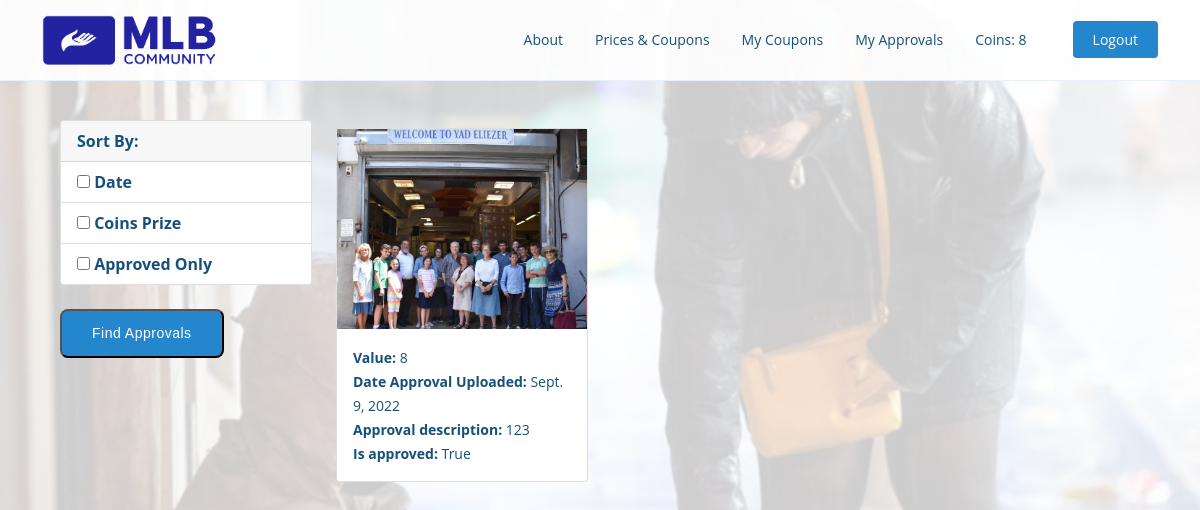
Page /my_approvals (signed in) on the committed database.
### myapp/models.py (models this page shows, shortened)
class UserExtend(models.Model):
    user = OneToOneField(User, on_delete=models.CASCADE)
    coins = IntegerField()
    coupons_list = CharField(max_length=1000000, null=True, blank=True)
    coupons_counter = IntegerField(default=0)
    date_list = CharField(max_length=1000000, null=True, blank=True)
    store_list = CharField(max_length=1000000, null=True, blank=True)
    approvals = ForeignKey('UserApproval',on_delete=models.SET_NULL, null=True, blank=True)

class UserApproval(models.Model):
    date = DateField(default=date.today)
    description = CharField(blank=True, max_length=250, null=True)
    image = ImageField(upload_to="files/", null=True, blank=True)
    is_approved = BooleanField(default=None, blank=True, null=True)
    value = IntegerField(blank=True, default=0)
    user = ForeignKey(UserExtend, on_delete=models.SET_NULL, null=True, blank=True)

### myapp/views.py (the view, shortened to what this page needs)
# urls.py: path('my_approvals', views.myApprovals, name='my_approvals'),
def myApprovals(request):
    extendedUsers = UserExtend.objects.all()
    approvedPosts = UserApproval.objects.all()
    for e in extendedUsers:
        if e.user.username == request.user.username:
            extended = e
    approvedPostsFiltered = approvedPosts.filter(user=extended)
    return render(request, 'templates/my_approvals.html',
                  {'approvedPostsFiltered': approvedPostsFiltered, 'extendedUsers': extendedUsers})

### templates/my_approvals.html (shortened to what this page needs)
{% load static %}
<!DOCTYPE html>
<html lang="en">
<head>
    <link href="{% static 'newStyleGallery.css' %}" rel="stylesheet">
    <link href="{% static 'newStyleGalleryExtra.css' %}" rel="stylesheet">
</head>
<header id="header" class="fixed-top">
    <div class="container d-flex align-items-center justify-content-between">
        <a href="/" class="logo"><img src="/files/files/MLBLogo.png" alt="" class="img-fluid" height="100"></a>
        {% include  "navbar.html" %}
    </div>
</header>
<br><br><br>
<body class="m-5">
    <form method="POST">
<div class="container">
    <div class="row">
        <div class="col-md-3">
            <div class="card">
                <div class="card-header" STYLE="color: #16507b;">
                    <b>Sort By:</b>
                </div>
                <ul class="list-group list-group-flush">
                <form method="POST">
                <li class=" list-group-item">
                <input type="checkbox" name='date' id="date">
                <label for="vehicle1" STYLE="color: #16507b;"> <b>Date</b></label><br></li></form>
                <li class=" list-group-item">
                <input type="checkbox" name='price' id="price"/>
                <label for="vehicle1" STYLE="color: #16507b;"> <b>Coins Prize</b></label><br></li>
                <li class=" list-group-item">
                <input type="checkbox" name='approved' id='approved'>
                <label for="vehicle1" STYLE="color: #16507b;"> <b>Approved Only</b></label><br></li></form>
            <br>
            <button type="submit" class="btn-get-started scrollto"  >Find Approvals</button>
            <div class="col-md-9">
                <div class="row">
                    {% for approval in approvedPostsFiltered %}
                        <div class="col-md-4">
                            <div class="card my-2">
                                <img class="image-thumbail" src="{{ approval.image.url }}" alt="Card image cap">
                                <div class="card-body">
                                    <b><small>Value: </b></small><small>{{ approval.value }} </b></small><br>
                                    <b><small>Date Approval Uploaded: </b></small><small>{{ approval.date }} </b></small><br>
                                    <b><small>Approval description: </b></small><small>{{ approval.description }} </b></small><br>
                                    <b><small>Is approved:  </b></small><small></small>
                                        {% if approval.is_approved is None %}
                                    <small>
                                        Not Yet Determined
                                    </small><br>
                                        {% else %}
                                    <small>
                                        {{ approval.is_approved }}
                                    </small>
                                        {% endif %}
                                </div>
                            </div>
                        </div>
                    {% empty %}
                        <h3>No Approvals Yet...</h3>
                    {% endfor %}
                </div>
            </div>
</body>
</html>

### templates/navbar.html (shortened to what this page needs)
<nav id="navbar" class="navbar">
    <ul>
        {% if user.is_authenticated %}
            {% for e in extendedUsers %}
                {% if e.user.username == user.username %}
                    {% if e.user.username == 'admin' %}
                        <li><a class="nav-link scrollto" href="admin_view_approvals">View Uploaded Approvals</a></li>
                        <li><a class="nav-link scrollto" href="admin_view_volunteering_requests">View Volunteering Requests</a></li>
                        <li><a class="nav-link scrollto" href="admin_view_existing_posts">View Existing Volunteering Options</a></li>
                        <li><a class="getstarted scrollto" href="logout">Logout</a></li>
                    {% else %}
                        <li><a class="nav-link scrollto" href="about">About</a></li>
                        <li><a class="nav-link scrollto" href="prices">Prices & Coupons</a></li>
                        <li><a class="nav-link scrollto" href="mycoupons">My Coupons</a></li>
                        <li><a class="nav-link scrollto" href="my_approvals">My Approvals</a></li>
                        <li><a class="nav-link scrollto" href="prices">Coins: {{ e.coins }}</a></li>
                        <li><a class="getstarted scrollto" href="logout">Logout</a></li>
                    {% endif %}
                {% endif %}
            {% endfor %}
        {% else %}
            <li><a class="nav-link scrollto" href="about">About</a></li>
            <li><a class="nav-link scrollto" href="prices">Prices & Coupons</a></li>
            <li><a class="getstarted scrollto" href="register">Register</a></li>
            <li><a class="getstarted scrollto" href="login">Login</a></li>
        {% endif %}
    </ul>
</nav>

### static/newStyleGalleryExtra.css (style rules this page uses)
body { font-family: "Open Sans", sans-serif; color: #444444; }
a { color: #2487ce; text-decoration: none; }
#header { transition: all 0.5s; background: rgba(255, 255, 255, 0.9); z-index: 997; padding: 15px 0; border-bottom: 1px solid #e6f2fb; }
#header .logo { font-size: 28px; margin: 0; padding: 0; line-height: 1; font-weight: 300; letter-spacing: 0.5px; font-family: "Poppins", sans-serif; }
#header .logo img { max-height: 50px; }
.navbar { padding: 0; }
.navbar ul { margin: 0; padding: 0; display: flex; list-style: none; align-items: left; }
.navbar li { position: relative; }
.navbar a, .navbar a:focus { display: flex; align-items: center; justify-content: space-between; font-size: 14px; color: #16507b; white-space: nowrap; transition: 0.3s; }
.navbar .getstarted, .navbar .getstarted:focus { background: #2487ce; padding: 8px 20px; margin-left: 30px; border-radius: 4px; color: #fff; }
.btn-get-started { position: relative; font-family: "Poppins", sans-serif; font-weight: 500; font-size: 14px; letter-spacing: 0.5px; display: inline-block; padding: 12px 30px; border-radius: 8px; transition: 0.5s; color: #fff; background: #2487ce; }

### templates/my_approvals.html (style rules this page uses)
.image-thumbail { height: 200px; object-fit: cover; }
body { background-image: url('../files/files/screen.png'); background-repeat: no-repeat; background-attachment: fixed; background-size: cover; }
small { color: #16507b; }

### rows in the picture
UserExtend: coins "8"
UserApproval: image (picture), value "8", date "Sept. 9, 2022", description "123", is_approved "True"
